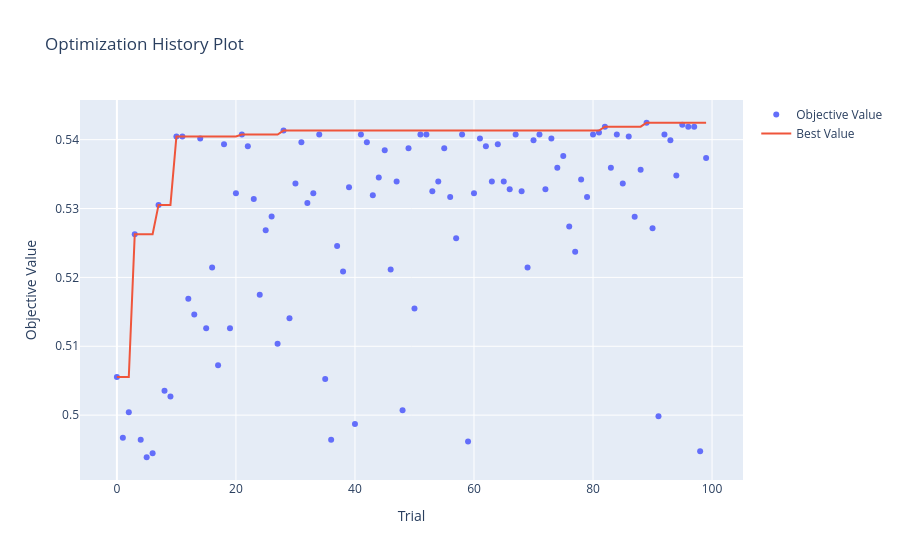

This figure's notebook cell:
### Code cell
optuna.visualization.plot_optimization_history(rf_study).show()
